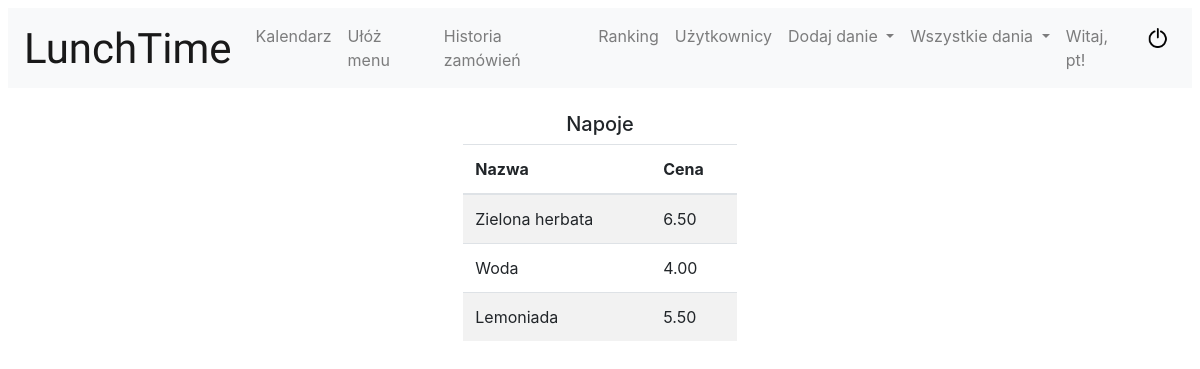
/beverages/ (signed in), run on the app's committed database.
### buy_lunch/models.py (models this page shows, shortened)
class Beverages(models.Model):
    beverage_name = models.CharField(max_length=100, verbose_name='Nazwa')
    beverage_price = models.DecimalField(decimal_places=2, max_digits=4, verbose_name='Cena')

### buy_lunch/views.py (the view)
# urls.py: path('beverages/', ShowBeverages.as_view(), name='beverages'),
class ShowBeverages(PermissionView):
    def get(self, request):
        beverages = Beverages.objects.all()
        return render(request, 'show_beverages.html', {'beverages': beverages})

### buy_lunch/context_processors.py (called while the page is built)
def points(request):
    if request.user.is_authenticated:
        count_points = Points.objects.filter(user=request.user).aggregate(Sum('amount'))
        all_points = count_points['amount__sum']
    else:
        all_points = 0
    return {
        'points': all_points,
    }

### buy_lunch/templates/show_beverages.html
{% extends "base.html" %}
    {% load app_filters %}
{% block content %}
    <h5 class="menu">Napoje</h5>
    <div class="row justify-content-md-center">
<div class="col-3">
        <table class="table table-striped">
        <thead>
        <tr>
            <th scope="col">Nazwa</th>
            <th scope="col">Cena</th>
        </tr>
        </thead>
        <tbody>
            {% for beverage in beverages  %}
            <tr>
                <td>{{ beverage.beverage_name}}</td>
                <td>{{ beverage.beverage_price}}</td>
            {% endfor %}
            </tr>
        </tbody>
        </table>
</div>
    </div>
{% endblock %}

### buy_lunch/templates/base.html (shortened to what this page needs)
<!DOCTYPE html>
<html lang="en">
<head>
    {% load static %}
    {% load bootstrap4 %}
    {% bootstrap_css %}
    <link href="https://cdnjs.cloudflare.com/ajax/libs/fullcalendar/3.1.0/fullcalendar.min.css" rel="stylesheet" />
    <link rel="stylesheet" type="text/css" href="{% static 'css/styles.css' %}">
</head>
<body class="ml-2 mr-2 mt-2" >
<header class="navbar navbar-expand-lg navbar-light bg-light mb-4" id="main-header">
  <a class="navbar-brand app-name" href="{% url 'index' %}">LunchTime</a>
  <div class="collapse navbar-collapse" id="navbarNavDropdown">
{% if user.is_staff %}
    <ul class="navbar-nav mr-auto">
      <li class="nav-item">
        <a class="nav-link" href="{% url 'lunch-calendar' %}">Kalendarz</a>
      </li>
      <li class="nav-item">
        <a class="nav-link" href="{% url 'set-menu' %}">Ułóż menu</a>
      </li>
        <li class="nav-item">
        <a class="nav-link" href="{% url 'all-orders' %}">Historia zamówień</a>
      </li>
        <li class="nav-item">
        <a class="nav-link" href="{% url 'ranking' %}">Ranking</a>
      </li>
        <li class="nav-item">
        <a class="nav-link" href="{% url 'users' %}">Użytkownicy</a>
      </li>
      <li class="nav-item dropdown">
        <a class="nav-link dropdown-toggle" href="#" id="navbarDropdownMenuLink" data-toggle="dropdown" aria-haspopup="true" aria-expanded="false">
          Dodaj danie
        </a>
      </li>
    <li class="nav-item dropdown">
        <a class="nav-link dropdown-toggle" href="#" id="navbarDropdownMenuLink" data-toggle="dropdown" aria-haspopup="true" aria-expanded="false">
          Wszystkie dania
        </a>
      </li>
    </ul>
        {% endif %}
    {% if user.is_authenticated %}
        <ul class="navbar-nav ml-auto">
        <span class="navbar-text mx-2">Witaj, {{ user.username }}!</span>
          <div class="nav-item">
            <a class="nav-link" href="{% url 'logout' %}"><img class="logout" src="/media/power.png"></a>
          </div>
         </ul>
    {% endif %}
  </div>
</header>
        {% block content %}
        {% endblock %}
</body>
</html>

### static/css/styles.css (style rules this page uses)
.app-name { font: 42px 'Cookie', Helvetica, sans-serif; }
#main-header { border: 2px transparent; background-color: lavender; }
.menu { display: block; text-align: center; }
table { font-max-size: 12px; }
.logout { width: 20px; height: 20px; }

### data on the page
Beverages: beverage_name "Zielona herbata", beverage_price "6.50"
Beverages: beverage_name "Woda", beverage_price "4.00"
Beverages: beverage_name "Lemoniada", beverage_price "5.50"

### other printed values
{{ user.username }} "pt"
